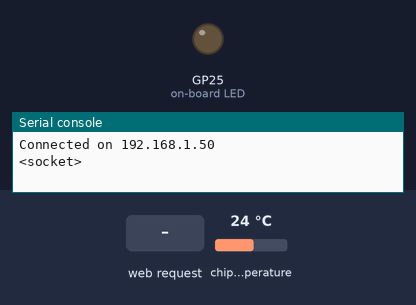
A program run on a simulated Raspberry Pi Pico running MicroPython. Parts: output pins drawn as LEDs (lit = HIGH), the last lines printed to the serial console. The inputs (shaded band) are chosen by the test bench; at power-on: chip temperature 24 °C. WiFi joins after 1.5 s; values from a settings file that is not in the repository are placeholders.

Above: at 3.2 s.
3.3 s: HTTP request GET /lighton? received
At 4.1 s:
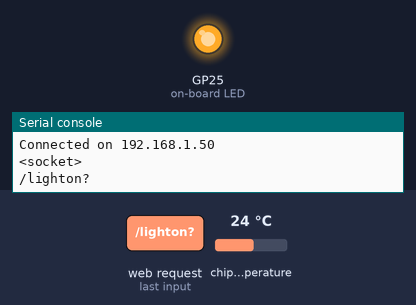
4.8 s: HTTP request GET /lightoff? received
At 5.3 s:
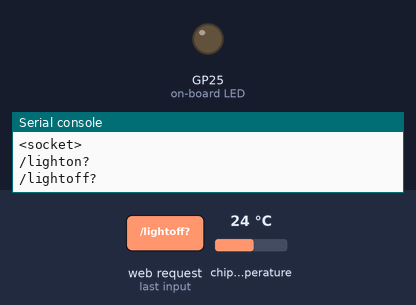
Timing chart, 0 to 7.8 s (numbered marks = the images above; inputs shaded):
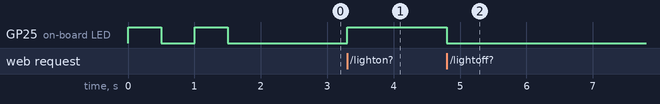

Measured:
- after the input at 3.3 s, GP25 (on-board LED): LOW → HIGH at once
- after the input at 4.8 s, GP25 (on-board LED): HIGH → LOW at once

The program:

web_server.py
```python
import network
import socket
from time import sleep
from picozero import pico_temp_sensor, pico_led
import machine
import secretsHome
import rp2
import sys

## Browser on http://192.168.1.81:8030/

ssid     = secretsHome.WIFI_SSID
password = secretsHome.WIFI_PASSWORD

def connect():
    #Connect to WLAN
    wlan = network.WLAN(network.STA_IF)
    wlan.active(True)
    wlan.connect(ssid, password)
    while wlan.isconnected() == False:
        print('Waiting for connection...')
        pico_led.on()
        sleep(0.5)
        pico_led.off()
        sleep(0.5)
        #sleep(1)
    print(wlan.ifconfig())
    ip = wlan.ifconfig()[0]
    print(f'Connected on {ip}')
    return ip

def open_socket(ip):
    # Open a socket
    address = (ip, 8030)
    connection = socket.socket()
    connection.bind(address)
    connection.listen(1)
    print(connection)
    return connection

def webpage(temperature, state):
    #Template HTML
    html = f"""
            <!DOCTYPE html>
            <html>
            <form action="./lighton">
            <input type="submit" value="Light on" />
            </form>
            <form action="./lightoff">
            <input type="submit" value="Light off" />
            </form>
            <form action="./close">
            <input type="submit" value="Stop server" />
            </form>
            <p>LED is {state}</p>
            <p>Temperature is {temperature}</p>
            </body>
            </html>
            """
    return str(html)

def serve(connection):
    #Start a web server
    state = 'OFF'
    pico_led.off()
    temperature = 0
    while True:
        client = connection.accept()[0]
        request = client.recv(1024)
        request = str(request)
        #print(request)
        try:
            request = request.split()[1]
        except IndexError:
            print("pass")
            pass
        print(request)
        if request == '/lighton?':
            pico_led.on()
        elif request =='/lightoff?':
            pico_led.off()
        elif request == '/close?':
            sys.exit()
        temperature = pico_temp_sensor.temp
        html = webpage(temperature, state)
        # PRIMA invia l'intestazione
        client.send('HTTP/1.1 200 OK\n')
        client.send('Content-Type: text/html\n')
        client.send('Connection: close\n\n') # Il doppio \n indica la fine della busta
        # POI invia il contenuto vero e proprio (il file HTML)
        client.send(html)
        client.close()


ip=connect()
connection=open_socket(ip)
serve(connection)
```
